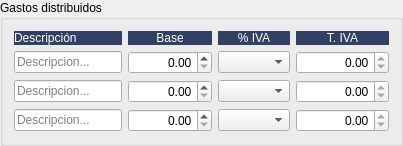
            <widget class="QGroupBox" name="groupBox">
             <property name="title">
              <string>Gastos distribuidos</string>
             </property>
             <layout class="QGridLayout" name="gridLayout_13">
              <item row="2" column="4">
               <widget class="QDoubleSpinBox" name="spiniva_gasto2">
                <property name="minimumSize">
                 <size>
                  <width>93</width>
                  <height>0</height>
                 </size>
                </property>
                <property name="focusPolicy">
                 <enum>Qt::NoFocus</enum>
                </property>
                <property name="alignment">
                 <set>Qt::AlignRight|Qt::AlignTrailing|Qt::AlignVCenter</set>
                </property>
                <property name="readOnly">
                 <bool>true</bool>
                </property>
                <property name="minimum">
                 <double>-100000000.000000000000000</double>
                </property>
                <property name="maximum">
                 <double>1000000000.000000000000000</double>
                </property>
               </widget>
              </item>
              <item row="0" column="0">
               <widget class="QLabel" name="label_33">
                <property name="styleSheet">
                 <string notr="true">background-color: #304163;
color: rgb(255, 255, 255);</string>
                </property>
                <property name="text">
                 <string>Descripción</string>
                </property>
               </widget>
              </item>
              <item row="0" column="4">
               <widget class="QLabel" name="label_35">
                <property name="minimumSize">
                 <size>
                  <width>93</width>
                  <height>0</height>
                 </size>
                </property>
                <property name="styleSheet">
                 <string notr="true">background-color: #304163;
color: rgb(255, 255, 255);</string>
                </property>
                <property name="text">
                 <string>T. IVA</string>
                </property>
                <property name="alignment">
                 <set>Qt::AlignCenter</set>
                </property>
               </widget>
              </item>
              <item row="3" column="4">
               <widget class="QDoubleSpinBox" name="spiniva_gasto3">
                <property name="minimumSize">
                 <size>
                  <width>93</width>
                  <height>0</height>
                 </size>
                </property>
                <property name="focusPolicy">
                 <enum>Qt::NoFocus</enum>
                </property>
                <property name="alignment">
                 <set>Qt::AlignRight|Qt::AlignTrailing|Qt::AlignVCenter</set>
                </property>
                <property name="readOnly">
                 <bool>true</bool>
                </property>
                <property name="minimum">
                 <double>-100000000.000000000000000</double>
                </property>
                <property name="maximum">
                 <double>1000000000.000000000000000</double>
                </property>
               </widget>
              </item>
              <item row="3" column="0">
               <widget class="QLineEdit" name="txtGastoDist3">
                <property name="placeholderText">
                 <string>Descripcion...</string>
                </property>
               </widget>
              </item>
              <item row="1" column="1">
               <widget class="QDoubleSpinBox" name="SpinGastoDist1">
                <property name="alignment">
                 <set>Qt::AlignRight|Qt::AlignTrailing|Qt::AlignVCenter</set>
                </property>
                <property name="maximum">
                 <double>999999999.000000000000000</double>
                </property>
               </widget>
              </item>
              <item row="2" column="1">
               <widget class="QDoubleSpinBox" name="SpinGastoDist2">
                <property name="alignment">
                 <set>Qt::AlignRight|Qt::AlignTrailing|Qt::AlignVCenter</set>
                </property>
                <property name="maximum">
                 <double>999999999.000000000000000</double>
                </property>
               </widget>
              </item>
              <item row="0" column="3">
               <widget class="QLabel" name="label_19">
                <property name="styleSheet">
                 <string notr="true">background-color: #304163;
color: rgb(255, 255, 255);</string>
                </property>
                <property name="text">
                 <string>% IVA</string>
                </property>
                <property name="alignment">
                 <set>Qt::AlignCenter</set>
                </property>
               </widget>
              </item>
              <item row="3" column="3">
               <widget class="QComboBox" name="cboporc_iva_gasto3"/>
              </item>
              <item row="2" column="3">
               <widget class="QComboBox" name="cboporc_iva_gasto2"/>
              </item>
              <item row="1" column="4">
               <widget class="QDoubleSpinBox" name="spiniva_gasto1">
                <property name="minimumSize">
                 <size>
                  <width>93</width>
                  <height>0</height>
                 </size>
                </property>
                <property name="focusPolicy">
                 <enum>Qt::NoFocus</enum>
                </property>
                <property name="alignment">
                 <set>Qt::AlignRight|Qt::AlignTrailing|Qt::AlignVCenter</set>
                </property>
                <property name="readOnly">
                 <bool>true</bool>
                </property>
                <property name="minimum">
                 <double>-100000000.000000000000000</double>
                </property>
                <property name="maximum">
                 <double>1000000000.000000000000000</double>
                </property>
               </widget>
              </item>
              <item row="2" column="0">
               <widget class="QLineEdit" name="txtGastoDist2">
                <property name="placeholderText">
                 <string>Descripcion...</string>
                </property>
               </widget>
              </item>
              <item row="3" column="1">
               <widget class="QDoubleSpinBox" name="SpinGastoDist3">
                <property name="alignment">
                 <set>Qt::AlignRight|Qt::AlignTrailing|Qt::AlignVCenter</set>
                </property>
                <property name="maximum">
                 <double>999999999.000000000000000</double>
                </property>
               </widget>
              </item>
              <item row="0" column="1">
               <widget class="QLabel" name="label_34">
                <property name="styleSheet">
                 <string notr="true">background-color: #304163;
color: rgb(255, 255, 255);</string>
                </property>
                <property name="text">
                 <string>Base</string>
                </property>
                <property name="alignment">
                 <set>Qt::AlignCenter</set>
                </property>
               </widget>
              </item>
              <item row="1" column="0">
               <widget class="QLineEdit" name="txtGastoDist1">
                <property name="placeholderText">
                 <string>Descripcion...</string>
                </property>
               </widget>
              </item>
              <item row="1" column="3">
               <widget class="QComboBox" name="cboporc_iva_gasto1"/>
              </item>
             </layout>
            </widget>
